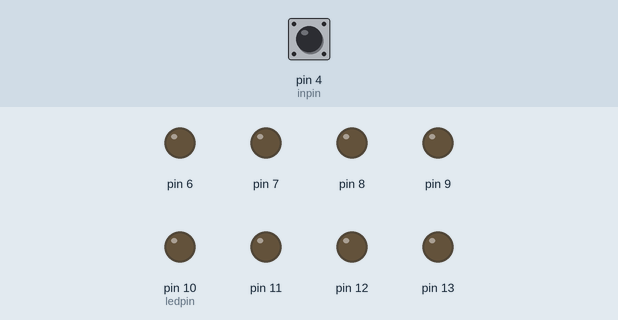
A sketch run on a simulated Arduino Uno, built with avr-gcc and run on an emulated ATmega328P. Parts: output pins drawn as LEDs (lit = HIGH). Inputs (shaded band) come from the test bench; at power-on: pin 4 (inpin) HIGH.

Above: at 1.2 s.
1.3 s: pin 4 (inpin) pulled LOW for 1 s
At 2.5 s:
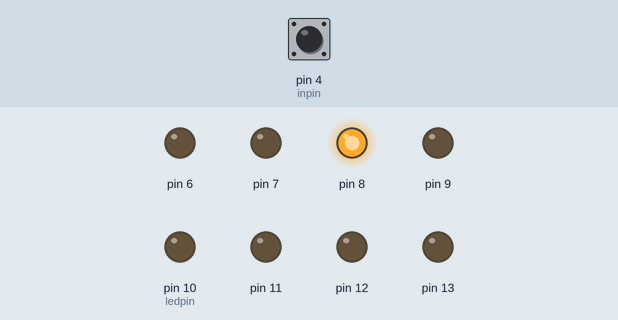
3.8 s: pin 4 (inpin) pulled LOW for 0.15 s
At 4.4 s:
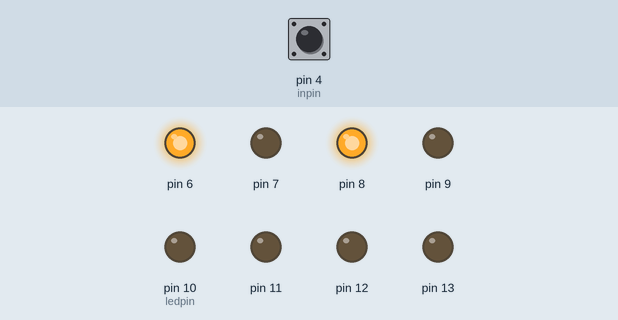
5.4 s: pin 4 (inpin) pulled LOW for 0.15 s
At 6.6 s:
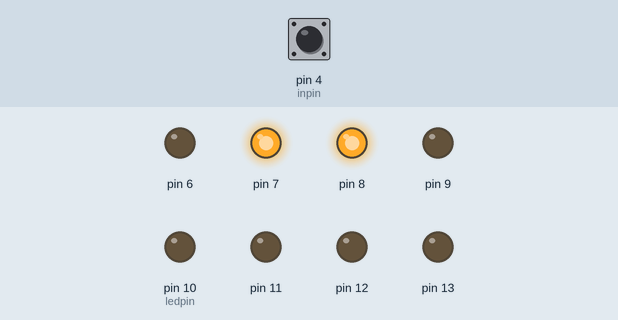
7.0 s: pin 4 (inpin) pulled LOW for 3.2 s
At 10.3 s:
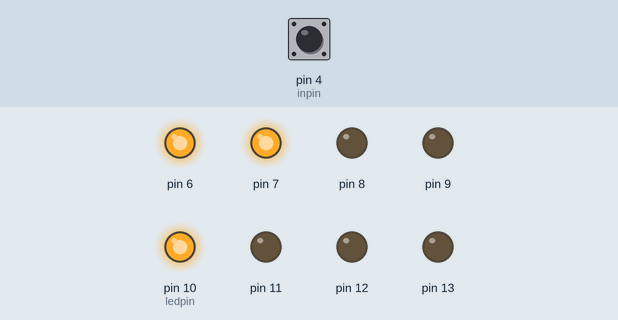
11.7 s: pin 4 (inpin) pulled LOW for 0.15 s
At 12.8 s:
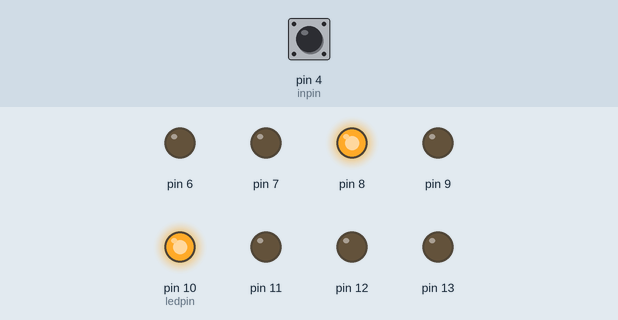
13.3 s: pin 4 (inpin) pulled LOW for 1 s
At 15.2 s:
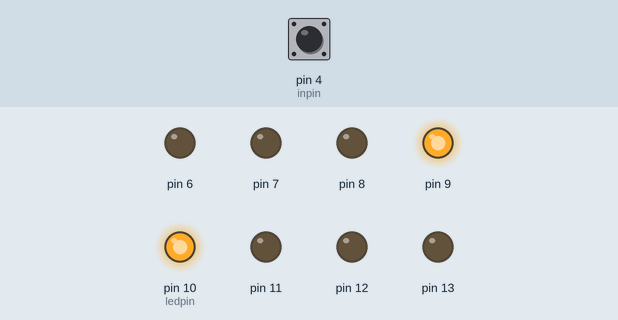
Timing chart, 0 to 16.7 s (numbered marks = the images above; inputs shaded):
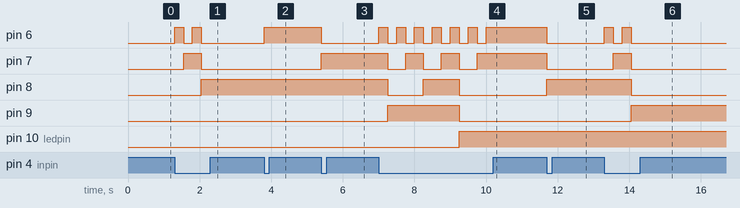

The sketch:

sketch_apr09a2.ino
```cpp
int ledpin = 10;
int inpin=4;
int val;
boolean ledState = false;
unsigned char count = 0;

void setup() {
  // put your setup code here, to run once:

  pinMode(6, OUTPUT);
  pinMode(7, OUTPUT);
  pinMode(8, OUTPUT);
  pinMode(9, OUTPUT);
  pinMode(10, OUTPUT);
  pinMode(11, OUTPUT);
  pinMode(12, OUTPUT);
  pinMode(13, OUTPUT);
  pinMode(inpin,INPUT_PULLUP);

}

void loop() {
  // put your main code here, to run repeatedly:


  unsigned char temp = count;
  for (int i =6 ; i<=13; i=i+1)
  {

    ledState = temp % 2;

    temp /= 2;

    if ( ledState == 1 )
    {
      digitalWrite(i, HIGH);
    }
    else
    {
      digitalWrite(i, LOW);
    }

  }
  delay(250);
   while( digitalRead(inpin) == HIGH ){};
  count += 1;

}
```

Measured:
- after the input at 1.3 s, pin 6: alternates HIGH for 0.25 s and LOW for 0.25 s, 4 changes in all, then stays LOW, starting at once; pin 7: LOW → HIGH after 0.25 s, → LOW 0.50 s later; pin 8: LOW → HIGH after 0.75 s
- after the input at 3.8 s, pin 6: LOW → HIGH at once
- after the input at 5.4 s, pin 6: HIGH → LOW at once; pin 7: LOW → HIGH at once
- after the input at 7.0 s, pin 6: alternates HIGH for 0.25 s and LOW for 0.25 s, 13 changes in all, then stays HIGH, starting at once; pin 7: alternates HIGH for 0.50 s and LOW for 0.50 s, 6 changes in all, then stays HIGH, starting after 0.25 s
- after the input at 11.7 s, pin 6, pin 7: HIGH → LOW at once; pin 8: LOW → HIGH at once
- after the input at 13.3 s, pin 6: alternates HIGH for 0.25 s and LOW for 0.25 s, 4 changes in all, then stays LOW, starting at once; pin 7: LOW → HIGH after 0.25 s, → LOW 0.50 s later; pin 8: HIGH → LOW after 0.75 s; pin 9: LOW → HIGH after 0.75 s
